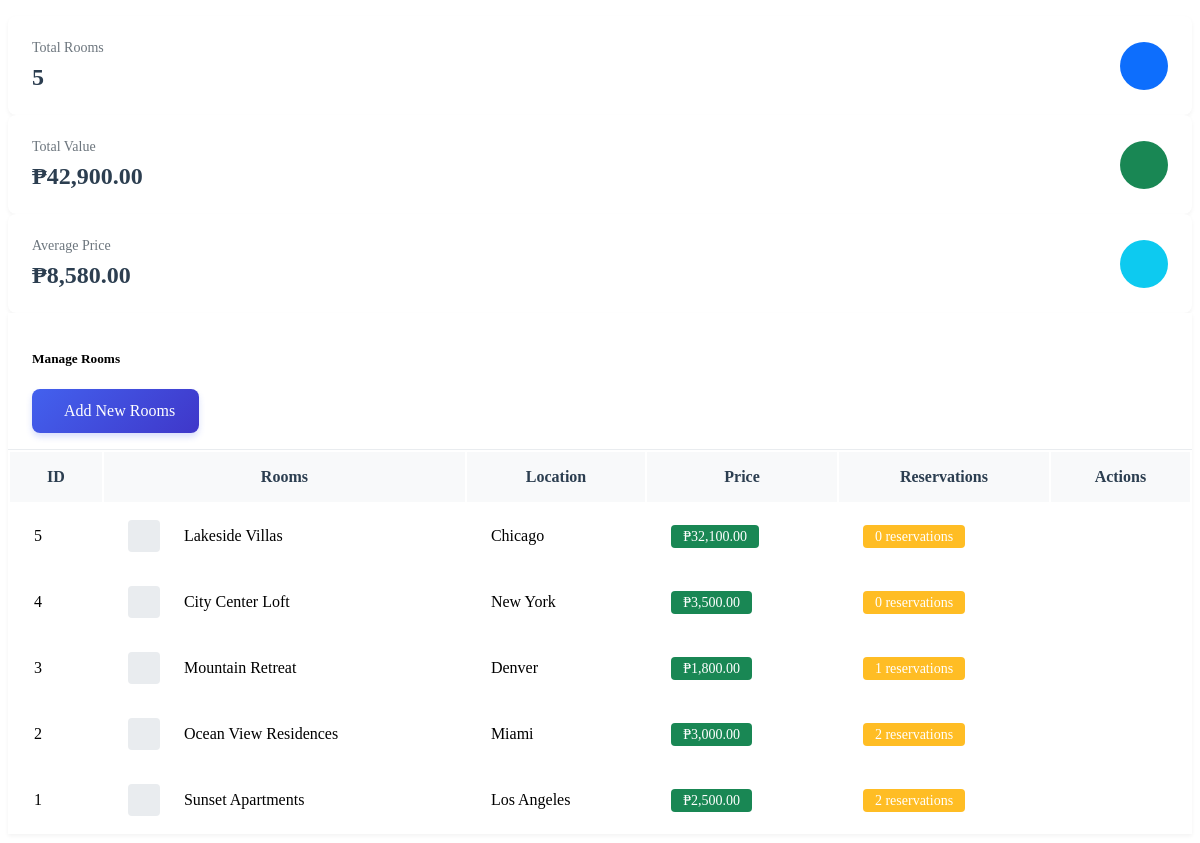
The app's page /ADMIN/manage_apartments.php, older data.
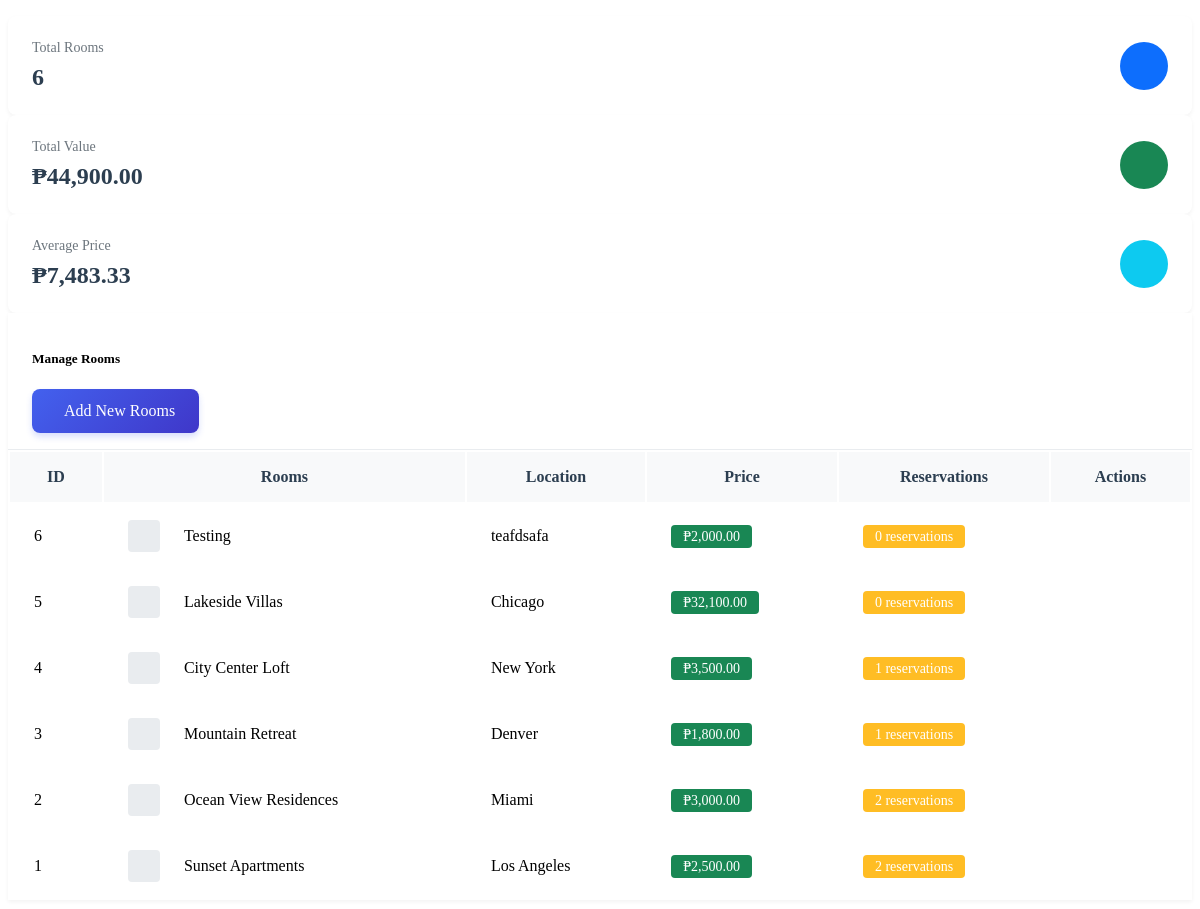
The same page, newer data.
### tables this page shows
CREATE TABLE `apartments` (
  `id` int(11) NOT NULL,
  `name` varchar(255) NOT NULL,
  `location` varchar(255) NOT NULL,
  `price` decimal(10,2) NOT NULL,
  `available` tinyint(1) DEFAULT 1,
  `owner_id` int(11) DEFAULT NULL,
  `tenant_id` int(11) DEFAULT NULL,
  `description` text DEFAULT NULL,
  `bedrooms` int(11) DEFAULT 1,
  `bathrooms` int(11) DEFAULT 1,
  `furnished` tinyint(1) DEFAULT 0,
  `pets_allowed` tinyint(1) DEFAULT 0,
  `parking` tinyint(1) DEFAULT 0,
  `internet` tinyint(1) DEFAULT 0,
  `created_at` timestamp NOT NULL DEFAULT current_timestamp(),
  `updated_at` timestamp NULL DEFAULT NULL ON UPDATE current_timestamp(),
  `image_url` varchar(255) DEFAULT NULL
);

### ADMIN/manage_apartments.php (the view, shortened to what this page needs)
<?php
require_once '../includes/db_connection.php';
$sql = "SELECT a.*,
        (SELECT COUNT(*) FROM reservations r WHERE r.apartment_id = a.id) as reservation_count
        FROM apartments a
        ORDER BY a.id DESC";
$result = $conn->query($sql);
if ($result === false) {
    $error_message = "Error fetching apartments: " . $conn->error;
} else {
    $apartments = $result->fetch_all(MYSQLI_ASSOC);
}
$total_apartments = count($apartments);
$total_value = array_sum(array_column($apartments, 'price'));
$average_price = $total_apartments > 0 ? $total_value / $total_apartments : 0;
?>
<!DOCTYPE html>
<html lang="en">
<head>
</head>
<body>
    <div class="stats-container mb-4">
        <div class="row g-3">
            <div class="col-md-4">
                <div class="stats-card">
                    <div class="stats-info">
                        <span class="stats-label">Total Rooms</span>
                        <h3 class="stats-value"><?php echo $total_apartments; ?></h3>
                    </div>
                    <div class="stats-icon blue">
                    </div>
                </div>
            </div>
            <div class="col-md-4">
                <div class="stats-card">
                    <div class="stats-info">
                        <span class="stats-label">Total Value</span>
                        <h3 class="stats-value">₱<?php echo number_format($total_value, 2); ?></h3>
                    </div>
                    <div class="stats-icon green">
                    </div>
                </div>
            </div>
            <div class="col-md-4">
                <div class="stats-card">
                    <div class="stats-info">
                        <span class="stats-label">Average Price</span>
                        <h3 class="stats-value">₱<?php echo number_format($average_price, 2); ?></h3>
                    </div>
                    <div class="stats-icon cyan">
                    </div>
                </div>
            </div>
        </div>
    </div>
    <div class="card">
        <div class="card-header">
            <div class="d-flex justify-content-between align-items-center">
                <h5 class="mb-0">Manage Rooms</h5>
                <a href="add_apartment.php" class="btn-add-new">
                    Add New Rooms
                </a>
            </div>
        </div>
        <div class="card-body p-0">
            <div class="table-responsive">
                <table class="table table-hover mb-0">
                    <thead>
                        <tr>
                            <th>ID</th>
                            <th>Rooms</th>
                            <th>Location</th>
                            <th>Price</th>
                            <th>Reservations</th>
                            <th class="text-end">Actions</th>
                        </tr>
                    </thead>
                    <tbody>
                        <?php if (isset($apartments) && count($apartments) > 0): ?>
                            <?php foreach ($apartments as $apartment): ?>
                                <tr>
                                    <td style= "align-items: center;"><?php echo $apartment['id']; ?></td>
                                    <td>
                                        <div class="apartment-name-container">
                                            <div class="apartment-icon">
                                            </div>
                                            <?php echo htmlspecialchars($apartment['name']); ?>
                                        </div>
                                    </td>
                                    <td>
                                        <div class="d-flex align-items-center">
                                            <?php echo htmlspecialchars($apartment['location']); ?>
                                        </div>
                                    </td>
                                    <td>
                                        <span class="price-badge">₱<?php echo number_format($apartment['price'], 2); ?></span>
                                    </td>
                                    <td>
                                        <span class="reservation-badge">
                                            <?php echo $apartment['reservation_count']; ?> reservations
                                        </span>
                                    </td>
                                    <td class="text-end">
                                    </td>
                                </tr>
                            <?php endforeach; ?>
                        <?php endif; ?>
                    </tbody>
                </table>
            </div>
        </div>
    </div>
</body>
</html>

Row changes from the older to the newer data that the page shows:
added apartments: id "6", name "Testing", location "teafdsafa", price "2,000.00", reservation_count "0"
changed apartments "City Center Loft": reservation_count "0" → "1"
Text that changed along with them:
$total_apartments: "5" → "6"
$total_value: "42,900.00" → "44,900.00"
$average_price: "8,580.00" → "7,483.33"
